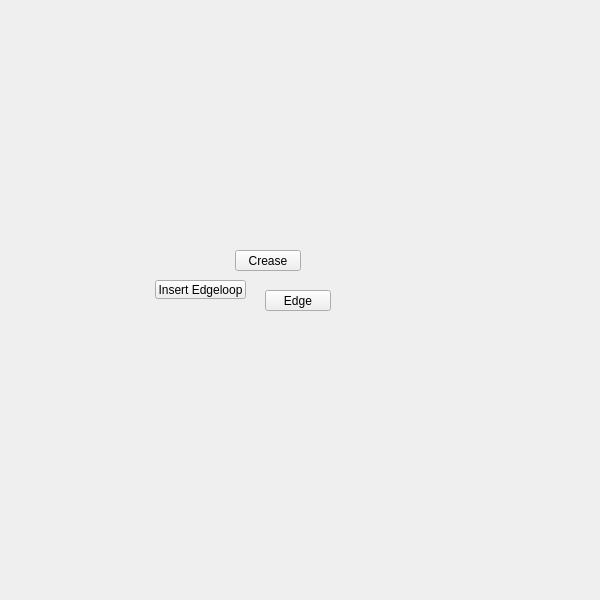
<?xml version="1.0" encoding="UTF-8"?>
<ui version="4.0">
 <class>QtUi</class>
 <widget class="QMainWindow" name="QtUi">
  <property name="enabled">
   <bool>true</bool>
  </property>
  <property name="geometry">
   <rect>
    <x>0</x>
    <y>0</y>
    <width>600</width>
    <height>600</height>
   </rect>
  </property>
  <property name="sizePolicy">
   <sizepolicy hsizetype="Ignored" vsizetype="Ignored">
    <horstretch>0</horstretch>
    <verstretch>0</verstretch>
   </sizepolicy>
  </property>
  <property name="minimumSize">
   <size>
    <width>0</width>
    <height>0</height>
   </size>
  </property>
  <property name="maximumSize">
   <size>
    <width>600</width>
    <height>600</height>
   </size>
  </property>
  <property name="cursor">
   <cursorShape>ArrowCursor</cursorShape>
  </property>
  <property name="windowTitle">
   <string>Toolkit</string>
  </property>
  <property name="whatsThis">
   <string>main</string>
  </property>
  <property name="toolButtonStyle">
   <enum>Qt::ToolButtonIconOnly</enum>
  </property>
  <property name="tabShape">
   <enum>QTabWidget::Triangular</enum>
  </property>
  <property name="dockNestingEnabled">
   <bool>true</bool>
  </property>
  <property name="dockOptions">
   <set>QMainWindow::AllowNestedDocks|QMainWindow::AllowTabbedDocks|QMainWindow::AnimatedDocks|QMainWindow::ForceTabbedDocks</set>
  </property>
  <widget class="QWidget" name="main_widget">
   <property name="sizePolicy">
    <sizepolicy hsizetype="Ignored" vsizetype="Ignored">
     <horstretch>0</horstretch>
     <verstretch>0</verstretch>
    </sizepolicy>
   </property>
   <widget class="QPushButton" name="b047">
    <property name="enabled">
     <bool>true</bool>
    </property>
    <property name="geometry">
     <rect>
      <x>155</x>
      <y>280</y>
      <width>91</width>
      <height>19</height>
     </rect>
    </property>
    <property name="maximumSize">
     <size>
      <width>111</width>
      <height>19</height>
     </size>
    </property>
    <property name="toolTip">
     <string>Split selected edge ring</string>
    </property>
    <property name="text">
     <string>Insert Edgeloop</string>
    </property>
    <property name="iconSize">
     <size>
      <width>18</width>
      <height>18</height>
     </size>
    </property>
    <property name="balette" stdset="0">
     <palette>
      <active>
       <colorrole role="Highlight">
        <brush brushstyle="SolidPattern">
         <color alpha="255">
          <red>168</red>
          <green>152</green>
          <blue>250</blue>
         </color>
        </brush>
       </colorrole>
      </active>
      <inactive>
       <colorrole role="Highlight">
        <brush brushstyle="SolidPattern">
         <color alpha="255">
          <red>168</red>
          <green>152</green>
          <blue>250</blue>
         </color>
        </brush>
       </colorrole>
      </inactive>
      <disabled>
       <colorrole role="Highlight">
        <brush brushstyle="SolidPattern">
         <color alpha="255">
          <red>0</red>
          <green>120</green>
          <blue>215</blue>
         </color>
        </brush>
       </colorrole>
      </disabled>
     </palette>
    </property>
   </widget>
   <widget class="QPushButton" name="i002">
    <property name="geometry">
     <rect>
      <x>265</x>
      <y>290</y>
      <width>66</width>
      <height>21</height>
     </rect>
    </property>
    <property name="minimumSize">
     <size>
      <width>0</width>
      <height>21</height>
     </size>
    </property>
    <property name="maximumSize">
     <size>
      <width>16777215</width>
      <height>21</height>
     </size>
    </property>
    <property name="whatsThis">
     <string>polygons#edge</string>
    </property>
    <property name="text">
     <string>Edge</string>
    </property>
   </widget>
   <widget class="QPushButton" name="i026">
    <property name="geometry">
     <rect>
      <x>235</x>
      <y>250</y>
      <width>66</width>
      <height>21</height>
     </rect>
    </property>
    <property name="minimumSize">
     <size>
      <width>0</width>
      <height>21</height>
     </size>
    </property>
    <property name="maximumSize">
     <size>
      <width>16777215</width>
      <height>21</height>
     </size>
    </property>
    <property name="whatsThis">
     <string>crease</string>
    </property>
    <property name="text">
     <string>Crease</string>
    </property>
   </widget>
  </widget>
 </widget>
 <resources/>
 <connections/>
 <designerdata>
  <property name="gridDeltaX">
   <number>5</number>
  </property>
  <property name="gridDeltaY">
   <number>10</number>
  </property>
  <property name="gridSnapX">
   <bool>true</bool>
  </property>
  <property name="gridSnapY">
   <bool>true</bool>
  </property>
  <property name="gridVisible">
   <bool>true</bool>
  </property>
 </designerdata>
</ui>
